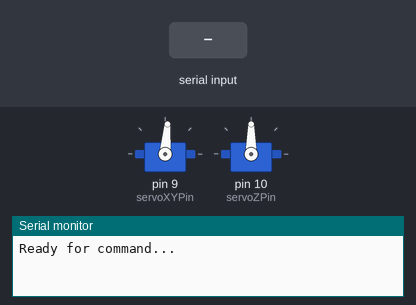
Bench run of a sketch on a simulated Arduino Uno, built with avr-gcc and run on an emulated ATmega328P. Shown: 2 × servo, the last lines printed to the serial monitor. The test bench sets the inputs (shaded band).

Above: at 1.2 s.
1.3 s: "x,45\n" received over Serial
At 2.3 s:
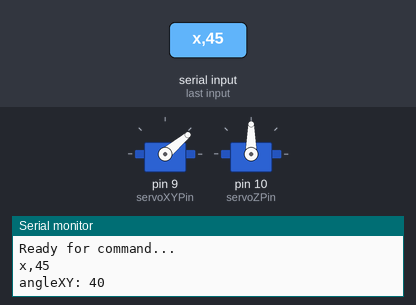
2.8 s: "z,45\n" received over Serial
At 3.4 s:
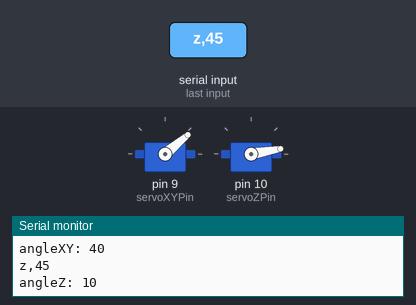
4.3 s: "x90\n" received over Serial
At 4.6 s:
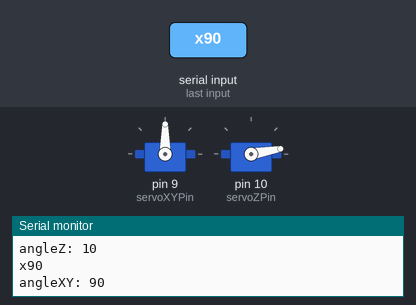
5.8 s: "z90\n" received over Serial
At 6.9 s:
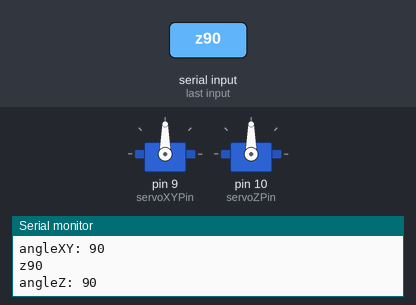
Timing chart, 0 to 8.3 s (numbered marks = the images above; inputs shaded):
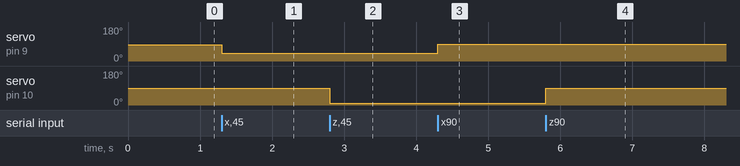

The sketch:

MMTD_skin_drag_test.ino
```cpp
#include <Servo.h>

Servo servoXY;
Servo servoZ;

int servoXYPin = 9;
int servoZPin = 10;

int angleXY = 85;
int angleZ = 90;

static int angleXYmin = 40;
static int angleXYmax = 130;
static int angleZmin = 10;
static int angleZmax = 170;

bool stringComplete = false;
char inData[100];
int dataIdx = 0;

void setup() {
  // put your setup code here, to run once:
  servoXY.attach(servoXYPin);
  servoZ.attach(servoZPin);
  Serial.begin(115200);
  while(! Serial);
  Serial.println("Ready for command...");
  servoXY.write(angleXY);
  servoZ.write(angleZ);
}

void loop() {
  // put your main code here, to run repeatedly:
  while(Serial.available() && stringComplete == false)
  {
    char inChar = Serial.read();
    inData[dataIdx++] = inChar;
    Serial.print(inChar);
    Serial.flush();

    if(inChar == '\n')
    {
      stringComplete = true;
    }
  }
  loopSerial();
}

void loopSerial()
{
  if(stringComplete)
  {
    switch(inData[0])
    {
      case 'x':
        if(dataIdx == 3)
        {
          angleXY = (int)inData[1] - 48;
        }
        else if(dataIdx == 4)
        {
          angleXY = 10*((int)inData[1] - 48) + (int)inData[2] - 48;
        }
        else if(dataIdx == 5)
        {
          angleXY = 100*((int)inData[1] - 48) + 10*((int)inData[2] - 48) + (int)inData[3] - 48;
        }
        if(angleXY < angleXYmin)
        {
          angleXY = angleXYmin;
        }
        if(angleXY > angleXYmax)
        {
          angleXY = angleXYmax;
        }
        Serial.print("angleXY: ");
        Serial.println(angleXY);
        Serial.flush();
        servoXY.write(angleXY);
        break;
      case 'z':
        if(dataIdx == 3)
        {
          angleZ = (int)inData[1] - 48;
        }
        else if(dataIdx == 4)
        {
          angleZ = 10*((int)inData[1] - 48) + (int)inData[2] - 48;
        }
        else if(dataIdx == 5)
        {
          angleZ = 100*((int)inData[1] - 48) + 10*((int)inData[2] - 48) + (int)inData[3] - 48;
        }
        if(angleZ < angleZmin)
        {
          angleZ = angleZmin;
        }
        if(angleZ > angleZmax)
        {
          angleZ = angleZmax;
        }
        Serial.print("angleZ: ");
        Serial.println(angleZ);
        Serial.flush();
        servoZ.write(angleZ);
        break;
      default:
        break;
    }
    int tmpIdx = 0;
    while(tmpIdx < dataIdx)
    {
      inData[tmpIdx++] = NULL;
    }
    dataIdx = 0;
    stringComplete = false;
  }
}
```

Measured:
- after the input at 1.3 s, servo on pin 9 (servoXYPin): 85° → 40° at once
- after the input at 2.8 s, servo on pin 10 (servoZPin): 90° → 10° at once
- after the input at 4.3 s, servo on pin 9 (servoXYPin): 40° → 90° at once
- after the input at 5.8 s, servo on pin 10 (servoZPin): 10° → 90° at once
